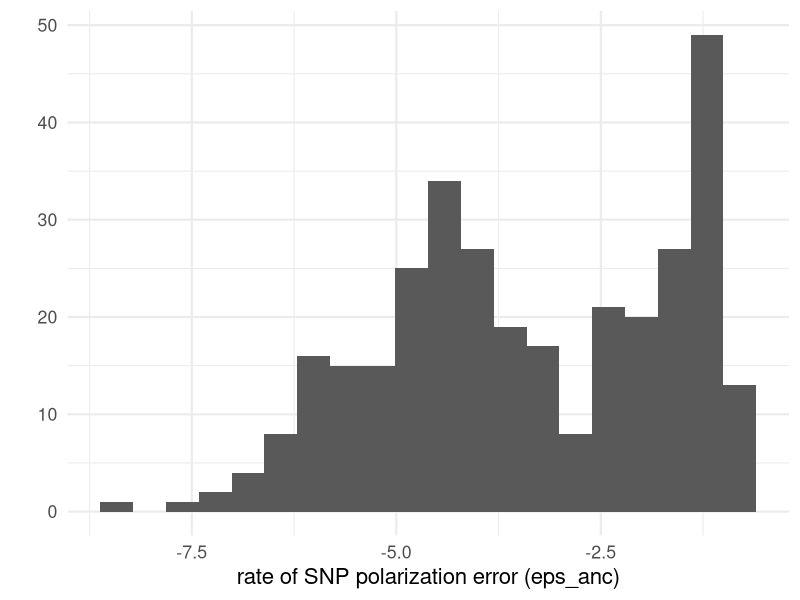

The R source for this figure: (Note: this script raises an error after producing the figure.)
## ---- chunk 1
knitr::opts_chunk$set(echo = TRUE)
library(ggplot2)
library(ggthemes)
library(dplyr)
library(magrittr)
library(cowplot)
library(knitr)

## ---- chunk 2
dfe_sift <- read.table("data/summary_table_v3.txt",header=T)

dim(dfe_sift)
names(dfe_sift)
dfe_sift$delta <- dfe_sift$to - dfe_sift$from
## ---- chunk 3
qplot(log10(dfe_sift$eps), bins=20) + xlab("rate of SNP polarization error (eps_anc)")+theme_minimal(base_size = 16)
names(dfe_sift)
dfe_sift %>%
  filter(nsyn_counts>100) %>%
  ggplot(aes(x= log10(nsyn_counts), 
             y = log10(eps+0.000001),
             weight=sqrt(1+nsyn_counts))) + 
  geom_point(aes(color = delta<0), size=0.6) + 
  ylab("SNP polarization error, log10(eps)")+
  geom_smooth(method="loess", color= "cornflowerblue", span=0.75, se=T)+
  xlab("SFS sample size, log10( non-syn. counts in SFS)")+
  scale_color_colorblind()+
  theme_cowplot(font_size  = 17)+
  theme(legend.position = c(0.7,0.9))+
  theme(legend.background  = element_rect("white"))+
  ggsave2(filename = "eps_vs_lognsyn_counts.pdf", device = "pdf")+
  NULL
 
## ---- chunk 4

dfe_sift %>%
  filter(nsyn_counts>100) %>%
  ggplot(aes(x=delta, y = log10(eps + 0.000001), size = sqrt(nsyn_counts), weight=sqrt(1+nsyn_counts) ))+ 
  geom_jitter(height = 0,width = 0.2, color="grey80")+
  geom_smooth(method = "loess", aes(color = NULL), color = "black")+
  # geom_smooth(method = "lm", aes(color = NULL), color = "black", se =T)+
  geom_abline(intercept = log10(0.1), slope=0, color ="red")+
  theme_cowplot(font_size  = 17)+
  # facet_wrap(~group)+
  theme(legend.position = "none")+
  xlab(expression(delta))+
  ylab("SNP polarization error, log10(eps)")+
  scale_size("counts in n-syn SFS", range=c(1,4))+
  ggsave2(filename = "eps_vs_delta.pdf", device = "pdf")+
  NULL

## ---- chunk 5
unique(dfe_sift$species)
species_low_nchr <- c("Qmango", "Shua", "Bnana")
dfe_sift <- dfe_sift %>%  
  filter(!(species %in% species_low_nchr)) %>%
  filter(eps <0.1)  # 
dim(dfe_sift)
## ---- chunk 6
dfe_sift %>%
  ggplot(aes(x=delta, y=pb*Sb, weight = sqrt(1+nsyn_counts))) +
  # geom_point(aes(size = nsyn_counts))+
  geom_jitter(height = 0, width = 0.1, aes(size = sqrt(1+nsyn_counts)), color="grey40")+
  scale_y_log10() +
  # facet_wrap(~ group) + 
  geom_smooth(method = "loess", formula ="y~ x", se =T, aes(color = NULL), color = "black")+
  theme_minimal(base_size = 15)+
  xlab(expression(delta))+
  ylab("Flux of beneficial mutation: pb*Sb")+
  scale_color_viridis_d()+
  theme(legend.position = "none")+
  ggsave2(filename = "flux_benef_vsdelta.pdf", device = "pdf")+
  NULL

## ---- chunk 7
dfe_sift %>%
  ggplot(aes(x=delta, y=pb,  weight = 1+nsyn_counts)) +
  # geom_point(aes(size = nsyn_counts))+
  geom_jitter(height = 0, width = 0.1, aes(size = sqrt(1+nsyn_counts)))+
  # facet_wrap(~ group) + 
  geom_smooth(method = "glm", formula = y ~ x, se =T, aes(color = NULL), color = "black", method.args=list(family="binomial") )+
  theme_minimal(base_size = 15)+
  xlab(expression(delta))+
  ylab("proportion of beneficial mutations")+
  scale_color_viridis_d()+
  theme(legend.position = "none")+
  ggsave2(filename = "pb_versus_delta.pdf",device = "pdf")+
  NULL
## ---- chunk 8
dfe_sift %>% 
  # filter(cat04==0) %>%
  ggplot(aes(x=delta, y= D1,  weight= 1+nsyn_counts)) + 
  geom_point(aes(size = nsyn_counts ))+ 
  # facet_wrap(~ group) + 
  # geom_smooth(method = "glm", formula ="y~ x", se =T,  color="black", method.args=list(family="binomial") )+
  theme_minimal(base_size = 17)+
  xlab(expression(delta))+
  ylab("prop in Nes[0-1]")+
  scale_color_viridis_d()+
  theme(legend.position = "none")+
  NULL


dfe_sift %>% 
  # filter(cat04==0) %>%
  ggplot(aes(x=delta, y= D2,  weight= 1+nsyn_counts)) + 
  geom_point(aes(size = nsyn_counts))+ 
  # facet_wrap(~ group) + 
  geom_smooth(method = "glm", formula ="y~ x", se =T, color="black")+
  theme_minimal(base_size = 17)+
  xlab(expression(delta))+
  ylab("prop in Nes[-1, -10]")+
  scale_color_viridis_d()+
  theme(legend.position = "none")+
  NULL


dfe_sift %>% 
  # filter(cat04==0) %>%
  ggplot(aes(x=delta, y= D3,  weight= 1+nsyn_counts)) + 
  geom_point(aes(size = nsyn_counts))+ 
  # facet_wrap(~ group) + 
  geom_smooth(method = "glm", formula ="y~ x", se =T)+
  theme_minimal(base_size = 17)+
  xlab(expression(delta))+
  ylab("prop in Nes[-10, -100]")+
  scale_color_viridis_d()+
  theme(legend.position = "none")+
  NULL

dfe_sift %>% 
  # filter(cat04==0) %>%
  ggplot(aes(x=delta, y= D4,  weight= 1+nsyn_counts)) + 
  geom_point(aes(size = nsyn_counts))+ 
  # facet_wrap(~ group) + 
  # geom_smooth(method = "loess", formula ="y~ x", se =T)+
  theme_minimal(base_size = 15)+
  xlab(expression(delta))+
  ylab("prop in Nes[- 100 -...]")+
  scale_color_viridis_d()+
  theme(legend.position = "none")+
  NULL

## ---- chunk 9
 fig_overview <- dfe_sift %>% 
  # filter(cat04==0) %>%
  ggplot(aes(weight= 1+nsyn_counts)) + 
  # geom_point(aes(size = nsyn_counts, color=species ))+ 
  # facet_wrap(~ group) + 
   geom_smooth(aes(x=delta, y= D1),  method = "loess", formula ="y~ x", se =F, color="grey90", span =0.5)+
  geom_smooth(aes(x=delta, y= D2),  method = "loess", formula ="y~ x", se =F, color = "grey70", span = 0.5)+
  # geom_smooth(aes(x=delta, y= D3),  method = "loess", formula ="y~ x", se =F, color = "cornflowerblue", span = 0.5)+
  geom_smooth(aes(x=delta, y= D3 +D4),  method = "loess", formula ="y~ x", se =F, color = "red", span=0.5)+
  geom_smooth(aes(x=delta, y= pb),  method = "loess", formula ="y~ x", se =F, color = "orange", span=0.5)+
  theme_cowplot(font_size = 17)+
  xlab(expression(delta))+
  ylab("proportion per in Nes class")+
  scale_color_viridis_d()+
  theme(legend.position = "none")+
  NULL
plot(fig_overview)
ggsave(plot = fig_overview, filename = "overview_dfe_bins_ByDelta.pdf", "pdf")

## ---- chunk 10
dfe_sift$PiNPiScor <- (dfe_sift$nsyn_counts+1)*(dfe_sift$Lsyn+1)/((dfe_sift$Lnsyn+1)*(dfe_sift$syn_counts+1)) 

dfe_sift %>%
  # filter(cat04==0) %>%
  ggplot(aes(x=delta, y=PiNPiScor, weight=(1+nsyn_counts)) )+ 
  # geom_point(aes(size = nsyn_counts)) + 
  geom_jitter(width = 0.1, aes(size = nsyn_counts)) + 
  scale_y_log10() +
  # facet_wrap(~ group) + 
    geom_smooth(method = "loess", formula = y ~ x, se =T, aes(color = NULL), color = "black", span=0.5 )+
  # geom_smooth(method = "loess", formula ="y~ x", se =T)+
  theme_cowplot(font_size =  15)+
  xlab("Delta SIFT score")+
  ylab("corrected piN/piS")+
  scale_color_viridis_d()+
  theme(legend.position = "none")+
  # ggsave2("pin_pis_corrected_vs_delta.png", device = "png")+
  NULL
